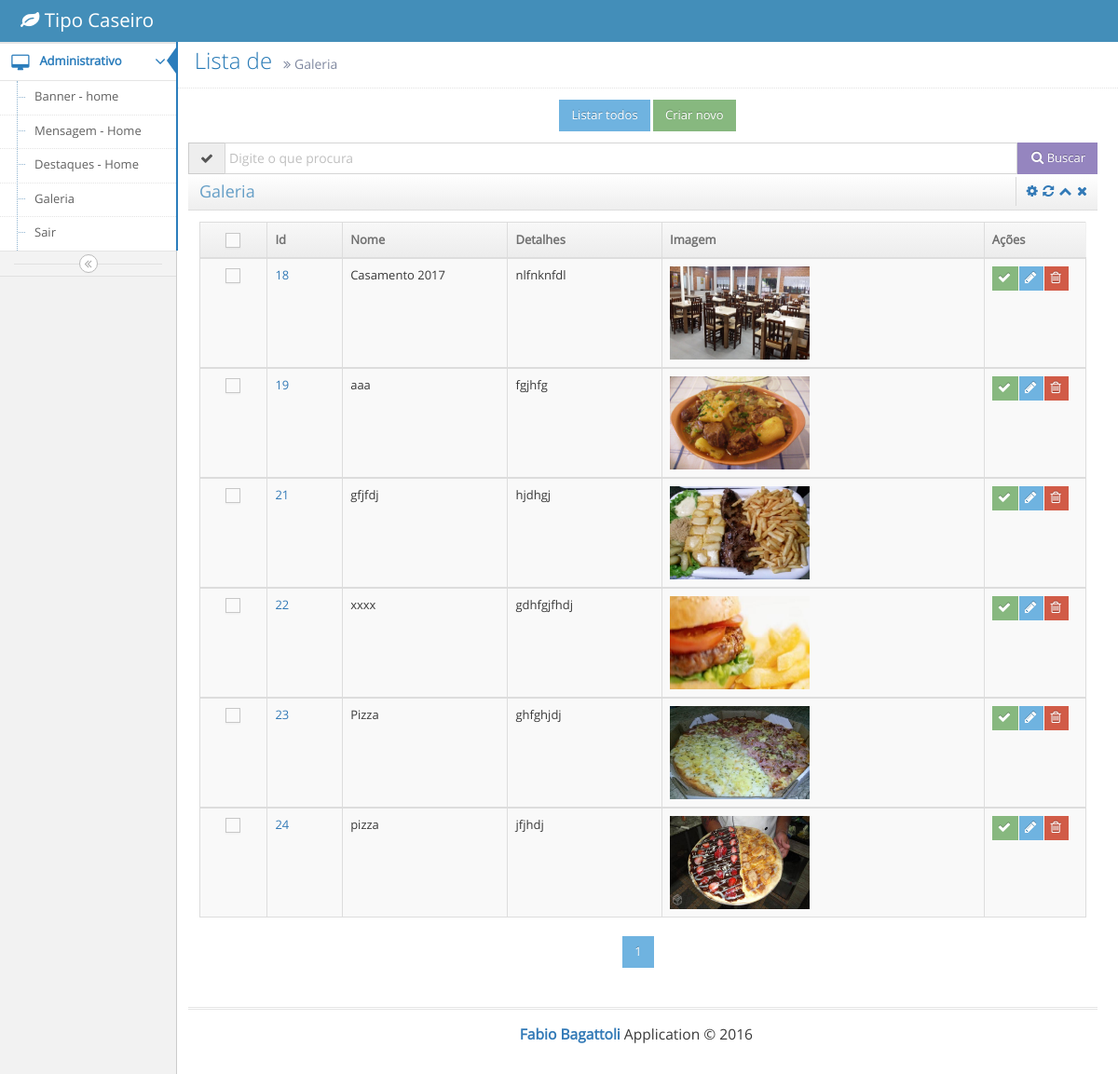
The page /admin/index.php?acao=galeria (signed in) on the database its author committed.
### tables this page shows
CREATE TABLE `paginas` (
  `id_pagina` int(11) NOT NULL AUTO_INCREMENT,
  `Nome` varchar(120) DEFAULT NULL,
  `Titulo` varchar(120) DEFAULT NULL,
  `Tipo` char(15) NOT NULL,
  `imagem` varchar(70) DEFAULT NULL,
  `status` char(2) DEFAULT NULL,
  `Obs` text,
  PRIMARY KEY (`id_pagina`)
);

### admin/view/administrativo/galeria/index.php (the view, shortened to what this page needs)
<?php include('conect_dbs.php');
 if ($_SERVER['REQUEST_METHOD']=='POST'){
	$pesquisa = (isset($_POST['pesquisa']))? $_POST['pesquisa'] : '';
	$_SESSION['pesquisa'] = $pesquisa;
}else{
	$pesquisa = $_SESSION['pesquisa'];
}
 $pagina_atual = (isset($_GET['page']) && is_numeric($_GET['page'])) ? $_GET['page'] : 1;
 $linha_inicial = ($pagina_atual -1) * QTDE_REGISTROS;
$tipopagina   = "galeria";
 $sql = "SELECT * FROM paginas WHERE Nome LIKE :pesquisa AND Tipo = :Tipo LIMIT {$linha_inicial}, " . QTDE_REGISTROS;
 $stm = $conecta->prepare($sql);
 $stm->bindValue(':Tipo',$tipopagina,PDO::PARAM_STR);
 $stm->bindValue(':pesquisa' , "$pesquisa%" , PDO::PARAM_STR);
 $stm->execute();
 $dados = $stm->fetchAll(PDO::FETCH_OBJ);
 $sqlContador = "SELECT COUNT(*) AS total_registros FROM paginas WHERE Tipo = :Tipo";
 $stm = $conecta->prepare($sqlContador);
 $stm->bindValue(':Tipo',$tipopagina,PDO::PARAM_STR);
 $stm->execute();
 $valor = $stm->fetch(PDO::FETCH_OBJ);
 $ultima_pagina  = ceil($valor->total_registros / QTDE_REGISTROS);
 $range_inicial  = (($pagina_atual - RANGE_PAGINAS) >= 1) ? $pagina_atual - RANGE_PAGINAS : 1 ;
 $range_final   = (($pagina_atual + RANGE_PAGINAS) <= $ultima_pagina ) ? $pagina_atual + RANGE_PAGINAS : $ultima_pagina ;
?>
<div class="page-header">
							<h1>
								&nbsp;&nbsp; Lista de
								<small>
									<i class="ace-icon fa fa-angle-double-right"></i>
									Galeria
								</small>
							</h1>
						</div>
<div classe="page-header">
                         <center>
                              <a class="btn btn-info btn-sm" href="index.php?acao=galeria"> Listar todos </a>
                              <a class="btn btn-sm btn-success" href="index.php?acao=novo-galeria"> Criar novo </a>
					          </center>
                              </div>
<div class="widget-main">
<form id="formfiltro" name="formfiltro" method="post" target="_self">
														<div class="row">
															<div class="col-xs-14 col-sm-10">
																<div class="input-group">
																	<span class="input-group-addon">
																		<i class="ace-icon fa fa-check"></i>
																	</span>
																	<input type="text" class="form-control search-query" name="pesquisa" placeholder="Digite o que procura" />
																	<span class="input-group-btn">
																		<button name="enviar" type="submit" value="Buscar" class="btn btn-purple btn-sm">
																			<span class="ace-icon fa fa-search icon-on-right bigger-110"></span>
																			Buscar
																		</button>
																	</span>
                                                                    </form>
																</div>
	<div class="widget-header">
      <h4 class="widget-title">Galeria</h4>
      <span class="widget-toolbar"> <a href="#" data-action="settings"> <i class="ace-icon fa fa-cog"></i> </a> <a href="#" data-action="reload"> <i class="ace-icon fa fa-refresh"></i> </a> <a href="#" data-action="collapse"> <i class="ace-icon fa fa-chevron-up"></i> </a> <a href="#" data-action="close"> <i class="ace-icon fa fa-times"></i> </a> </span> </div>
    <div class="form-group has-info">
      <div class="widget-main">
								<div class="row">
       <div class="col-xs-12">
		 <table id="simple-table" class="table table-striped table-bordered table-hover">
											<thead>
												<tr>
													<th width="24" class="center">
														<label class="pos-rel">
															<span class="lbl"></span>
														</label>
													</th>
													<th width="39">Id   </th>
													<th width="60">Nome</th>
													<th width="80">Detalhes</th>
                                                    <th width="80">Imagem</th>
													<th width="20">Ações</th>
												</tr>
											</thead>
										                                                         <?php foreach($dados as $artigo):?>
											<tbody>
												<tr>
													<td class="center">
														<label class="pos-rel">
															<span class="lbl"></span>
														</label>
													</td>
													<td>
														<a href="index.php?acao=alterar-galeria&id=<?php echo $artigo->id_pagina; ?>"><?php echo $artigo->id_pagina; ?></a>
													</td>
													<td><?php echo $artigo->Nome; ?></td>
                                                    <td><?php echo $artigo->Obs; ?></td>
                                                    <td><img src="../public/galeria/<?php echo $artigo->imagem; ?>" alt="User Image" width="150" height="100" class="user-image"/></td>
													<td>
														<div class="hidden-sm hidden-xs btn-group">
														<a href="index.php?acao=alterar-galeria&id=<?php echo $artigo->id_pagina; ?>"	<button class="btn btn-xs btn-success">
																 <i class="ace-icon fa fa-check bigger-120"></i>
															</button> </a>
															<a href="index.php?acao=alterar-galeria&id=<?php echo $artigo->id_pagina; ?>" <button class="btn btn-xs btn-info">
																<i class="ace-icon fa fa-pencil bigger-120"></i>
															</button> </a>
															<a href="index.php?acao=deletar-galeria&id=<?php echo $artigo->id_pagina; ?>" <button class="btn btn-xs btn-danger">
																<i class="ace-icon fa fa-trash-o bigger-120"></i>
															</button> </a>
														</div>
													</td>
												</tr>
                                            <?php endforeach; ?>
									 		</tbody>
		 </table>
            <center> <div>
		 <div class='box-paginacao'>
      <?php
      for ($i=$range_inicial; $i <= $range_final; $i++):
        $destaque = ($i == $pagina_atual) ? 'galeria' : '' ;
        ?>
        <a class="btn btn-info btn-sm" <?=$destaque?>' href="index.php?acao=galeria&page=<?=$i?>"><?=$i?></a>
      <?php endfor; ?>
</div>
 </div> </center>
	 </div>
</div>
	  </div>
</div>

### rows shown on the page
paginas: id_pagina "18", Nome "Casamento 2017", Obs "nlfnknfdl", imagem (picture)
paginas: id_pagina "19", Nome "aaa", Obs "fgjhfg", imagem (picture)
paginas: id_pagina "21", Nome "gfjfdj", Obs "hjdhgj", imagem (picture)
paginas: id_pagina "22", Nome "xxxx", Obs "gdhfgjfhdj", imagem (picture)
paginas: id_pagina "23", Nome "Pizza", Obs "ghfghjdj", imagem (picture)
paginas: id_pagina "24", Nome "pizza", Obs "jfjhdj", imagem (picture)
